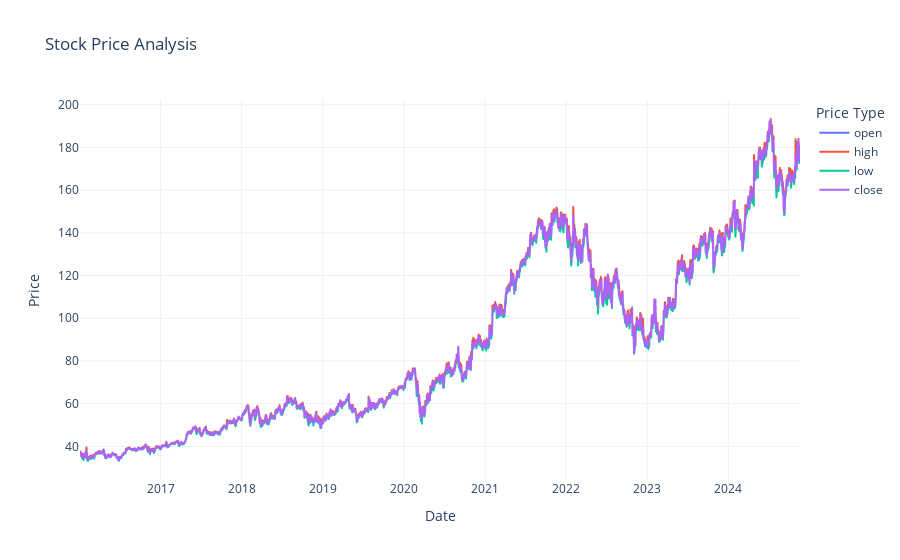

Here is the notebook cell this chart was saved with:
### Markdown cell above
### This code prepares the stock price data for plotting and creates an interactive line chart using Plotly Express, showing the open, high, low, and close prices over time.

### Code cell
import plotly.express as px
import pandas as pd

# Assumption: df is a DataFrame containing the following columns:
# 'date', 'open', 'high', 'low', 'close'

# Prepare the data for plotting
melted_data = df.melt(id_vars='date', value_vars=['open', 'high', 'low', 'close'],
                      var_name='Price Type', value_name='Price')

# Create an interactive chart with Plotly Express
fig = px.line(melted_data, x='date', y='Price', color='Price Type',
              title='Stock Price Analysis',
              labels={'date': 'Date', 'Price': 'Price', 'Price Type': 'Type of Price'})

# Additional settings (optional)
fig.update_layout(
    xaxis_title='Date',
    yaxis_title='Price',
    legend_title='Price Type',
    template='plotly_white'  # Change theme to "plotly_white"
)

# Display the chart
fig.show()

### Figure 1 — Plotly figure (JSON) as saved in the notebook; plotly's stock layout.template omitted (floating-point values rounded to 4 significant figures; data arrays with more than 128 entries replaced by an {"elided": "..."} marker saying what was removed)
{"data": [{"hovertemplate": "Type of Price=open<br>Date=%{x}<br>Price=%{y}<extra></extra>", "legendgroup": "open", "line": {"color": "#636efa", "dash": "solid"}, "marker": {"symbol": "circle"}, "mode": "lines", "name": "open", "showlegend": true, "type": "scattergl", "x": {"elided": "2236 str values"}, "xaxis": "x", "y": {"elided": "2236 float values"}, "yaxis": "y"}, {"hovertemplate": "Type of Price=high<br>Date=%{x}<br>Price=%{y}<extra></extra>", "legendgroup": "high", "line": {"color": "#EF553B", "dash": "solid"}, "marker": {"symbol": "circle"}, "mode": "lines", "name": "high", "showlegend": true, "type": "scattergl", "x": {"elided": "2236 str values"}, "xaxis": "x", "y": {"elided": "2236 float values"}, "yaxis": "y"}, {"hovertemplate": "Type of Price=low<br>Date=%{x}<br>Price=%{y}<extra></extra>", "legendgroup": "low", "line": {"color": "#00cc96", "dash": "solid"}, "marker": {"symbol": "circle"}, "mode": "lines", "name": "low", "showlegend": true, "type": "scattergl", "x": {"elided": "2236 str values"}, "xaxis": "x", "y": {"elided": "2236 float values"}, "yaxis": "y"}, {"hovertemplate": "Type of Price=close<br>Date=%{x}<br>Price=%{y}<extra></extra>", "legendgroup": "close", "line": {"color": "#ab63fa", "dash": "solid"}, "marker": {"symbol": "circle"}, "mode": "lines", "name": "close", "showlegend": true, "type": "scattergl", "x": {"elided": "2236 str values"}, "xaxis": "x", "y": {"elided": "2236 float values"}, "yaxis": "y"}], "layout": {"legend": {"title": {"text": "Price Type"}, "tracegroupgap": 0}, "title": {"text": "Stock Price Analysis"}, "xaxis": {"anchor": "y", "domain": [0, 1], "title": {"text": "Date"}}, "yaxis": {"anchor": "x", "domain": [0, 1], "title": {"text": "Price"}}}}
